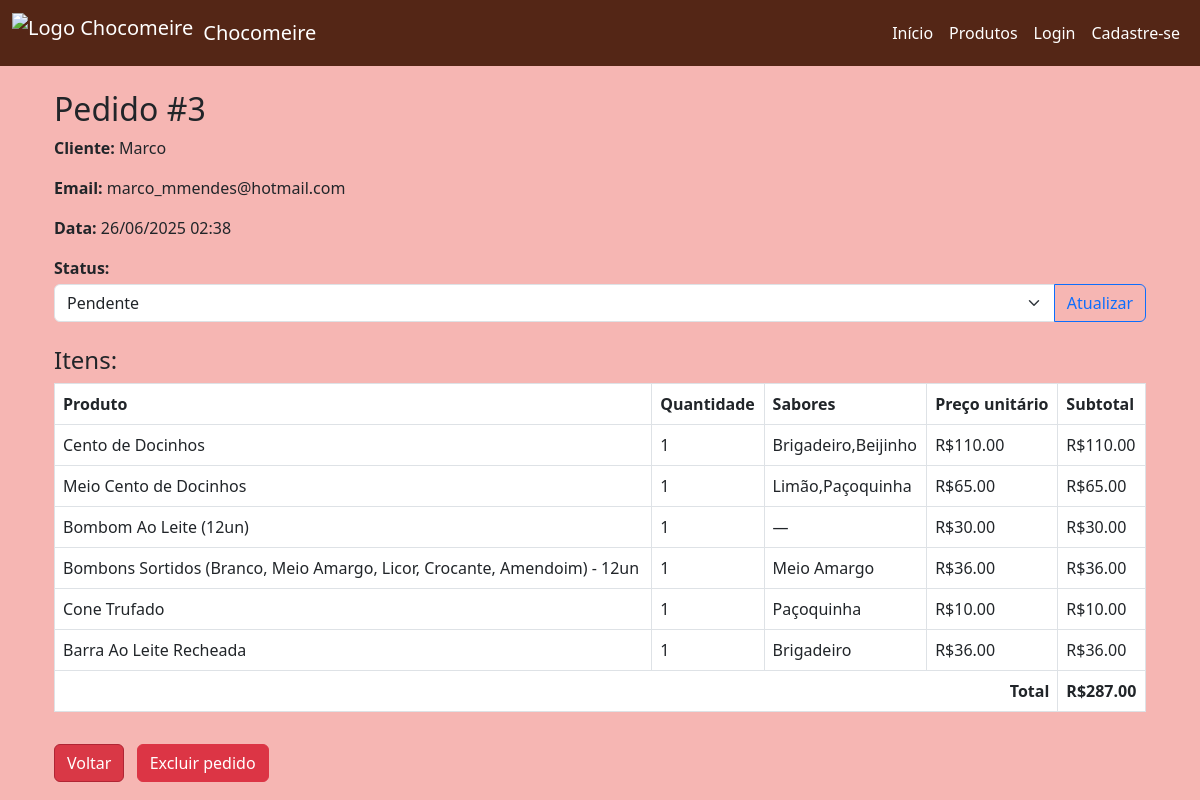
Screenshot of /admin/pedido/3 (signed in) with the database file from the repository.
### models/pedido.py (models this page shows, shortened)
class Pedido(db.Model):
    id = db.Column(db.Integer, primary_key=True)
    cliente_id = db.Column(db.Integer, db.ForeignKey('cliente.id'), nullable=False)
    cliente = db.relationship('Cliente', backref='pedidos')  # ✅ relacionamento com cliente
    status = db.Column(db.String(50), default="Pendente")
    data_criacao = db.Column(db.DateTime, default=datetime.utcnow)  # ✅ campo de data
    itens = db.relationship('ItemPedido', backref='pedido', lazy=True, cascade="all, delete-orphan")

class ItemPedido(db.Model):
    id = db.Column(db.Integer, primary_key=True)
    produto_id = db.Column(db.Integer, db.ForeignKey('produto.id'), nullable=False)
    pedido_id = db.Column(db.Integer, db.ForeignKey('pedido.id'), nullable=False)
    quantidade = db.Column(db.Integer, nullable=False)
    sabores = db.Column(db.String, nullable=True)  # ✅ campo de sabores
    produto = db.relationship('Produto', backref='itens_pedidos')

### models/cliente.py (models this page shows, shortened)
class Cliente(db.Model):
    id = db.Column(db.Integer, primary_key=True)
    nome = db.Column(db.String(100), nullable=False)
    email = db.Column(db.String(100), unique=True, nullable=False)

### models/produto.py (models this page shows, shortened)
class Produto(db.Model):
    id = db.Column(db.Integer, primary_key=True)
    nome = db.Column(db.String(100), nullable=False)
    preco = db.Column(db.Float, nullable=False)
    estoque = db.Column(db.Integer, nullable=False)
    imagem = db.Column(db.String(200), nullable=True)

### app.py (the view)
@app.route('/admin/pedido/<int:pedido_id>')
def admin_detalhes_pedido(pedido_id):
    if not is_admin():
        flash("Acesso restrito ao administrador!", "error")
        return redirect(url_for('home'))
    pedido = Pedido.query.get_or_404(pedido_id)
    cliente = pedido.cliente
    itens = ItemPedido.query.filter_by(pedido_id=pedido.id).all()
    produtos = []
    for item in itens:
        produto = Produto.query.get(item.produto_id)
        produtos.append({
            'nome': produto.nome,
            'quantidade': item.quantidade,
            'preco_unitario': produto.preco,
            'subtotal': item.quantidade * produto.preco,
            'sabores': item.sabores
        })
    total = sum(p['subtotal'] for p in produtos)
    return render_template("admin_pedido.html", pedido=pedido, cliente=cliente, produtos=produtos, total=total)

### app.py (called while the page is built)
def get_usuario_logado():
    if 'usuario_id' in session:
        return db.session.get(User, session['usuario_id'])
    return None

def is_admin():
    usuario = get_usuario_logado()
    return usuario and getattr(usuario, "is_admin", False)

### templates/admin_pedido.html (shortened to what this page needs)
{% extends 'base.html' %}
{% block content %}
<div class="container mt-4">
  <h2>Pedido #{{ pedido.id }}</h2>
  <p><strong>Cliente:</strong> {{ cliente.nome }}</p>
  <p><strong>Email:</strong> {{ cliente.email }}</p>
  <p><strong>Data:</strong> {{ pedido.data_criacao.strftime('%d/%m/%Y %H:%M') if pedido.data_criacao else '—' }}</p>
  <form method="POST" action="{{ url_for('atualizar_status_pedido', pedido_id=pedido.id) }}" class="mb-3">
    <label><strong>Status:</strong></label>
    <div class="input-group mt-1">
      <select name="status" class="form-select" required>
        <option value="Pendente" {% if pedido.status == 'Pendente' %}selected{% endif %}>Pendente</option>
      </select>
      <button type="submit" class="btn btn-outline-primary">Atualizar</button>
    </div>
  </form>
  <h4 class="mt-4">Itens:</h4>
  <table class="table table-bordered">
    <thead>
      <tr>
        <th>Produto</th>
        <th>Quantidade</th>
        <th>Sabores</th>
        <th>Preço unitário</th>
        <th>Subtotal</th>
      </tr>
    </thead>
    <tbody>
      {% for item in produtos %}
      <tr>
        <td>{{ item.nome }}</td>
        <td>{{ item.quantidade }}</td>
        <td>{{ item.sabores if item.sabores else '—' }}</td>
        <td>R${{ '%.2f'|format(item.preco_unitario) }}</td>
        <td>R${{ '%.2f'|format(item.subtotal) }}</td>
      </tr>
      {% endfor %}
    </tbody>
    <tfoot>
      <tr>
        <th colspan="4" class="text-end">Total</th>
        <th>R${{ '%.2f'|format(total) }}</th>
      </tr>
    </tfoot>
  </table>
  <a href="{{ url_for('admin_dashboard') }}" class="btn btn-secondary mt-3">Voltar</a>
  <form method="POST"
        action="{{ url_for('excluir_pedido', pedido_id=pedido.id) }}"
        onsubmit="return confirm('Tem certeza que deseja excluir este pedido?')"
        class="d-inline">
    <button type="submit" class="btn btn-danger mt-3 ms-2">Excluir pedido</button>
  </form>
</div>
{% endblock %}

### static/style.css (style rules this page uses)
body { background-color: #f6b6b3; font-family: 'Segoe UI', Arial, sans-serif; margin: 0; padding: 0; }
.btn-secondary { background-color: #D93846; border-color: #b02534; color: #fff; }

### rows the page displays
Pedido: id "3", data_criacao "26/06/2025 02:38", status "Pendente"
Cliente: nome "Marco", email "marco_mmendes@hotmail.com"
Produto: nome "Cento de Docinhos", preco_unitario "110.00"
ItemPedido: sabores "Brigadeiro,Beijinho"
Produto: nome "Meio Cento de Docinhos", preco_unitario "65.00"
ItemPedido: sabores "Limão,Paçoquinha"
Produto: nome "Bombom Ao Leite (12un)", quantidade "1", sabores "—", preco_unitario "30.00", subtotal "30.00"
Produto: nome "Bombons Sortidos (Branco, Meio Amargo, Licor, Crocante, Amendoim) - 12un", preco_unitario "36.00"
ItemPedido: sabores "Meio Amargo"
Produto: nome "Cone Trufado", preco_unitario "10.00"
ItemPedido: sabores "Paçoquinha"
Produto: nome "Barra Ao Leite Recheada", preco_unitario "36.00"
ItemPedido: sabores "Brigadeiro"

### other values shown
{{ item.quantidade }} "1" "1" "1" "1" "1"
{{ '%.2f'|format(item.subtotal) }} "110.00" "65.00" "36.00" "10.00" "36.00"
{{ '%.2f'|format(total) }} "287.00"
